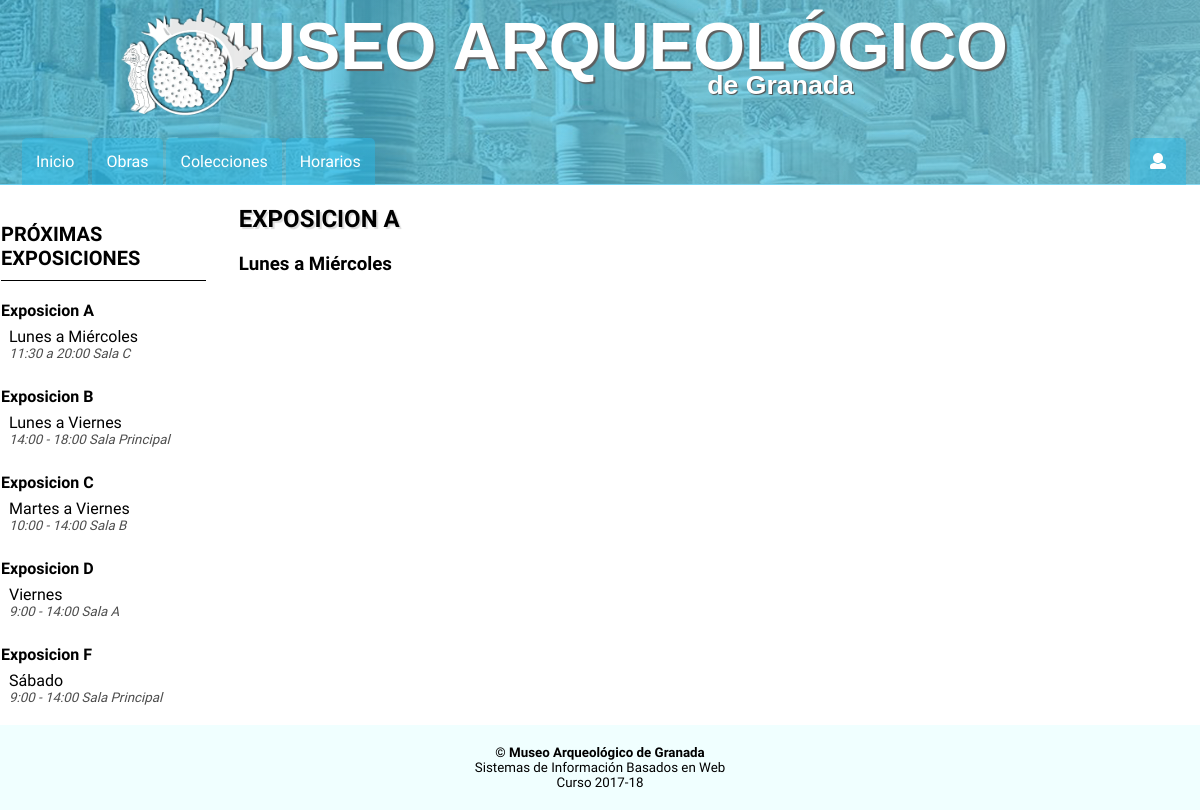
The app's page /exposicion.php?id=1 with its own data.
### tables this page shows
CREATE TABLE `exposiciones` (
  `id` int(11) NOT NULL COMMENT 'Id de la exp',
  `nombre` varchar(35) NOT NULL DEFAULT 'Exposicion' COMMENT 'Nombre',
  `fechas` varchar(70) NOT NULL COMMENT 'Fechas en formato DD/MM',
  `horario` varchar(30) NOT NULL COMMENT 'Horario en formato HH:MM - HH:MM',
  `ubicacion` varchar(50) NOT NULL DEFAULT 'Sala Principal'
);

### exposicion.php (the view, shortened to what this page needs)
<?php
include "conexion.php";
$resultado_exposicion = mysqli_query ($conexion, "SELECT * FROM exposiciones WHERE id=".$_GET['id']);
$resultado_exposiciones = mysqli_query ($conexion, "SELECT * FROM exposiciones");
$array_resultado =  mysqli_fetch_assoc($resultado_exposicion);
$titulo_pag = $nombre = $array_resultado['nombre'];
$fechas = $array_resultado['fechas'];
include "head.php";
include "header.php";
?>
<body>
    <article>
        <h1><?php echo $nombre; ?></h1>
        <h3><?php echo $fechas; ?></h3>
    </article>
    <aside>
        <h2>Próximas exposiciones</h2>
        <ul>
            <?php
            if ($resultado_exposiciones->num_rows > 0) {
                while($array_resultado =  mysqli_fetch_assoc($resultado_exposiciones)) {
                    echo "<li><a href='exposicion.php?id=".$array_resultado['id']."'><h3>".$array_resultado['nombre']."</h3>";
                    echo "<p>".$array_resultado['fechas']."</p>";
                    echo "<p class='dia'>".$array_resultado['horario']." ".$array_resultado['ubicacion']."</p></a></li>";
                }
            }
            ?>
        </ul>
    </aside>
    <?php include "footer.php"; ?>
</body>
</html>

### css/estilos.css (style rules this page uses)
body { font-family: 'Raleway', sans-serif; }
article h1 { text-shadow: 2px 2px 1px #dddddd; }
aside { width: 17%; float: left; padding-top: 20px; padding-left: 3px; }
aside ul { margin: 0; padding: 0; }
aside h2 { text-transform: uppercase; font-size: 15pt; margin-bottom: 30px; padding-bottom: 10px; border-bottom: solid black 1.5px; }
aside ul li h3 { font-size: 12pt; }
aside p { margin-left: 8px; line-height: 0.1; }
aside a { height: 5em; margin-top: -10px; text-decoration: none; background-color: RGBA(42, 185, 231, 0.00); color: black; display: block; border-radius: 5px; transition: ease-in 0.2s; }
p.dia { font-style: italic; color: rgb(77, 77, 77); font-size: 10pt; }
article h1 { text-transform: uppercase; }
article { width: 80%; float: right; padding-left: 20px; padding-bottom: 30px; }

### records on screen
exposiciones: nombre "EXPOSICION A", fechas "Lunes a Miércoles", nombre "Exposicion A", horario "11:30 a 20:00", ubicacion "Sala C"
exposiciones: nombre "Exposicion B", fechas "Lunes a Viernes", horario "14:00 - 18:00", ubicacion "Sala Principal"
exposiciones: nombre "Exposicion C", fechas "Martes a Viernes", horario "10:00 - 14:00", ubicacion "Sala B"
exposiciones: nombre "Exposicion D", fechas "Viernes", horario "9:00 - 14:00", ubicacion "Sala A"
exposiciones: nombre "Exposicion F", fechas "Sábado", horario "9:00 - 14:00", ubicacion "Sala Principal"
